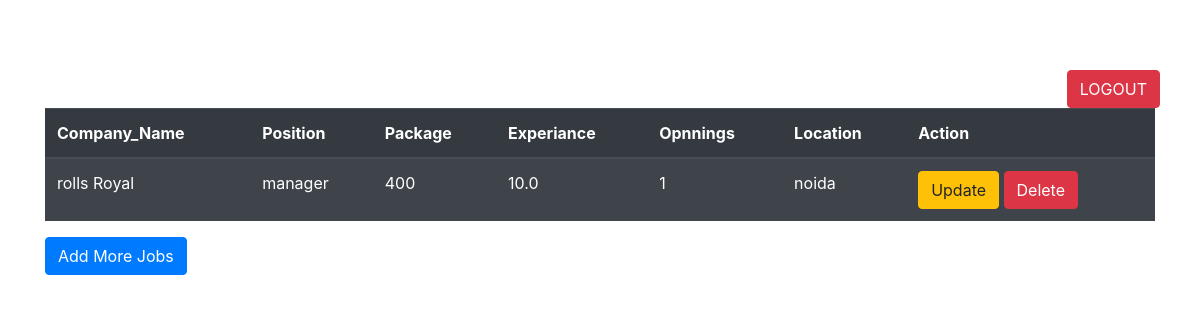
/read_mech/, run on an earlier commit of the app's database.
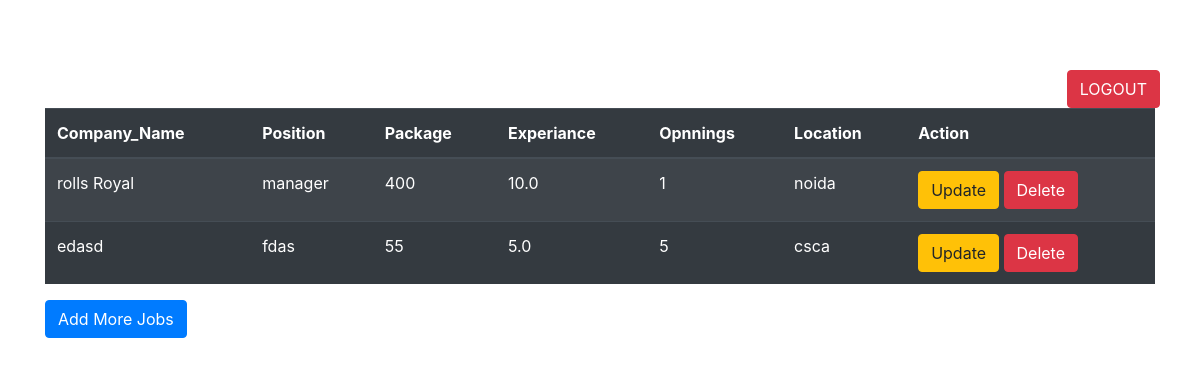
And on a later commit of the database.
### job_portal_app/models.py (models this page shows)
class mechJobModel(models.Model):
    Company_Name = models.CharField(max_length=100)
    Position = models.CharField(max_length=100)
    Package = models.IntegerField()
    Experiance = models.FloatField()
    Opnnings = models.IntegerField()
    Location = models.CharField(max_length=100)

### job_portal_app/views.py (the view)
# urls.py: path('read_mech/',views.read_mech),
def read_mech(request):
    form = mechJobModel.objects.all()
    return render(request,'read_mech.html',{'form':form})

### templates/read_mech.html (shortened to what this page needs)
<!DOCTYPE html>
<html lang="en">
<head>
    <link rel="stylesheet" href="https://cdn.jsdelivr.net/npm/bootstrap@4.6.2/dist/css/bootstrap.min.css">
</head>
<body>
  <a id="logout" href="/logout/" class="btn btn-danger">LOGOUT</a>
  <div class="container">
    <h1 style="text-align: center; color: white;">Here you will all Jobs</h1>
    <table class="table table-striped table-dark">
        <thead>
          <tr>
            <th scope="col">Company_Name</th>
            <th scope="col">Position</th>
            <th scope="col">Package</th>
            <th scope="col">Experiance</th>
            <th scope="col">Opnnings</th>
            <th scope="col">Location</th>
            <th scope="col">Action</th>
          </tr>
        </thead>
        <tbody>
        {% for i in form %}
            <tr>
                <td>{{i.Company_Name}}</td>
                <td>{{i.Position}}</td>
                <td>{{i.Package}}</td>
                <td>{{i.Experiance}}</td>
                <td>{{i.Opnnings}}</td>
                <td>{{i.Location}}</td>
                <td>
                    <a href="/update_mech/{{i.id}}/" class="btn btn-warning">Update</a>
                    <a href="/delete_mech/{{i.id}}/" class="btn btn-danger">Delete</a>
                </td>
            </tr>
        {% endfor %}
        </tbody>
      </table>
      <form action="/add_mech/">
        <button type="submit" class="btn btn-primary">Add More Jobs</button>
      </form>
    </div>
</body>
</html>

### templates/read_mech.html (style rules this page uses)
body { background-image: url('https://imgs.search.brave.com/7BJzQfg5OO0iwWnwumLZgWanbY_kd-6dnorwsL0LqnU/rs:fit:860:0:0:0/g:ce/aHR0cHM6Ly9jZG4u/cGl4YWJheS5jb20v/cGhvdG8vMjAyMC8x/Mi8yNC8wNC8yMC9w/b3J0YWwtNTg1NjQ1/Ml82NDAuanBn'); background-repeat: no-repeat; background-size: cover; }
.container { margin-top: 50px; }
#logout { float: right; margin-right: 40px; margin-top: 20px; }

What changed in the data, as far as the page shows it:
added mechJobModel: Company_Name "edasd", Position "fdas", Package "55", Experiance "5.0", Opnnings "5", Location "csca"
